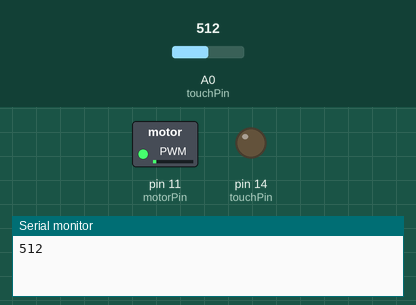
Simulated run of this sketch. Board: Arduino Uno, built with avr-gcc and run on an emulated ATmega328P. Parts: switched loads named in the sketch (green lamp = pin HIGH), output pins drawn as LEDs (lit = HIGH), the last lines printed to the serial monitor. The test bench sets the inputs (shaded band); at power-on: A0 (touchPin) = 512.

Above: at 0.05 s.
At 2.95 s:
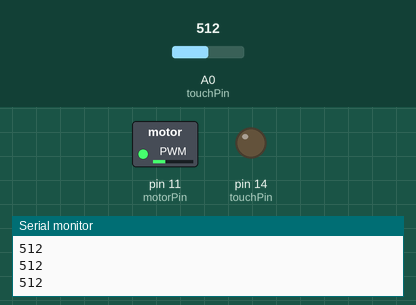
At 5.9 s:
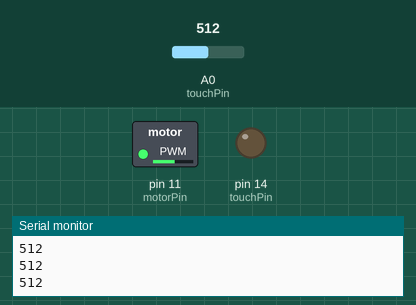
At 11.8 s:
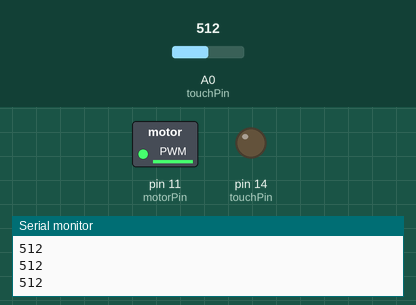
Timing chart, 0 to 16.7 s (numbered marks = the images above):
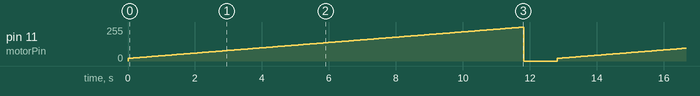

The sketch:

touchMotor.ino
```cpp
int touchVal = 0;
const int touchPin = 14;
const int motorPin = 11;

void setup() {
  // put your setup code here, to run once:
  pinMode(touchPin,OUTPUT);
  pinMode(motorPin,OUTPUT);
  Serial.begin(9600);
}

void loop() {
  for(int ii = 20; ii <255; ii++){
    analogWrite(motorPin,ii);
    touchVal = analogRead(touchPin);
    Serial.println(touchVal);
    delay(50);
  }
  digitalWrite(motorPin,LOW);
  delay(1000);


}
```

Measured:
- by itself, pin 11 (motorPin): ramps from 0/255 to 254/255 and jumps back, once every 12.8 s
